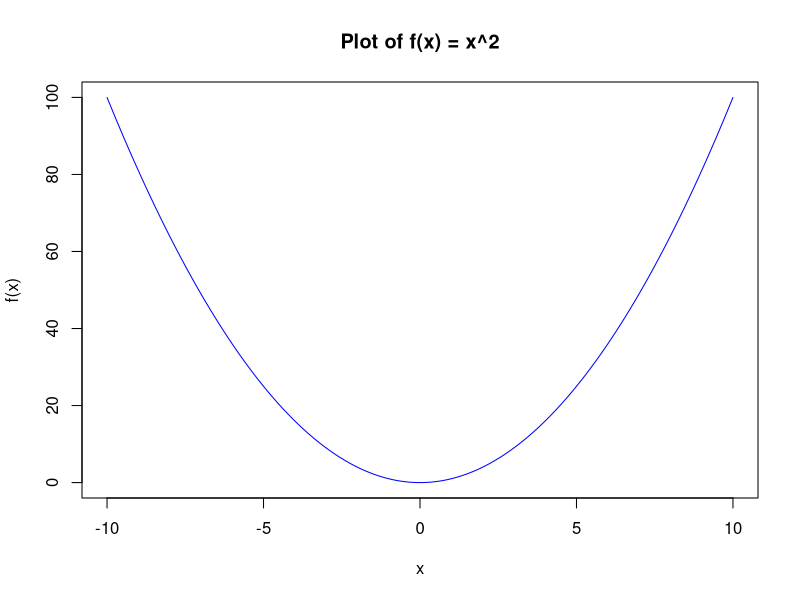
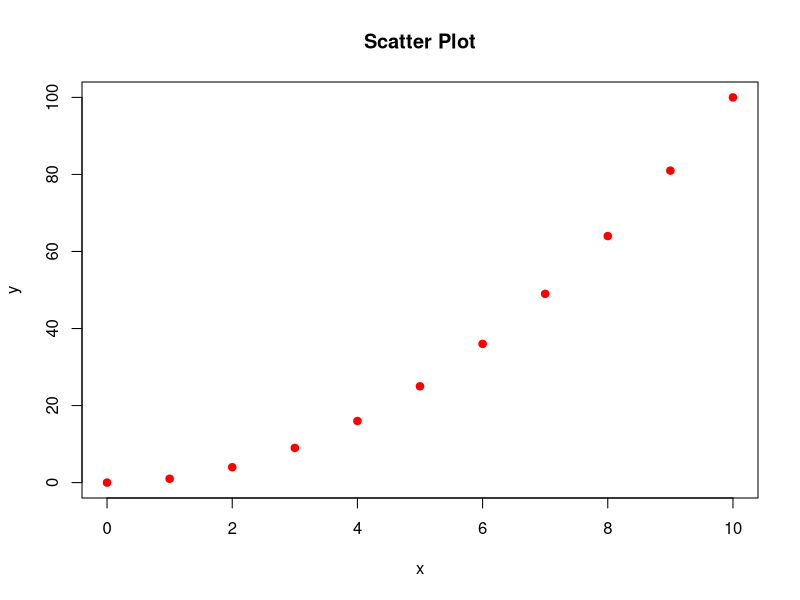
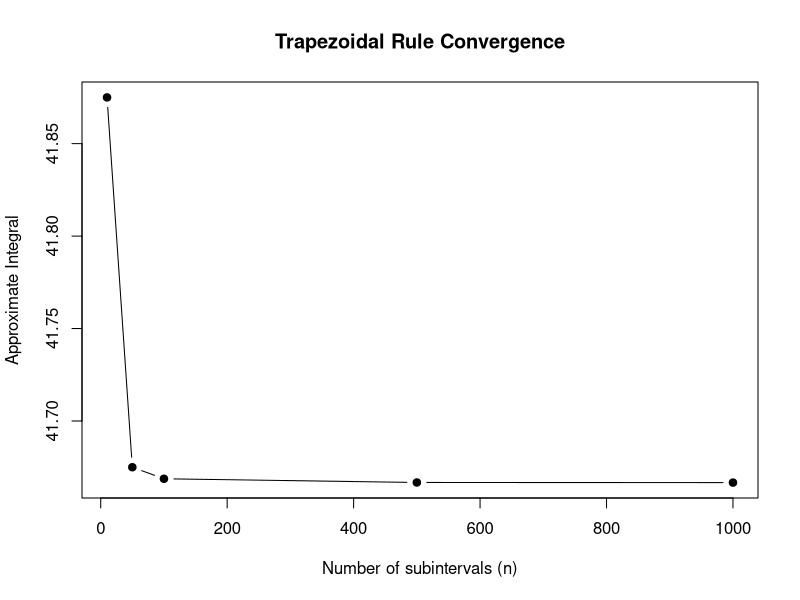
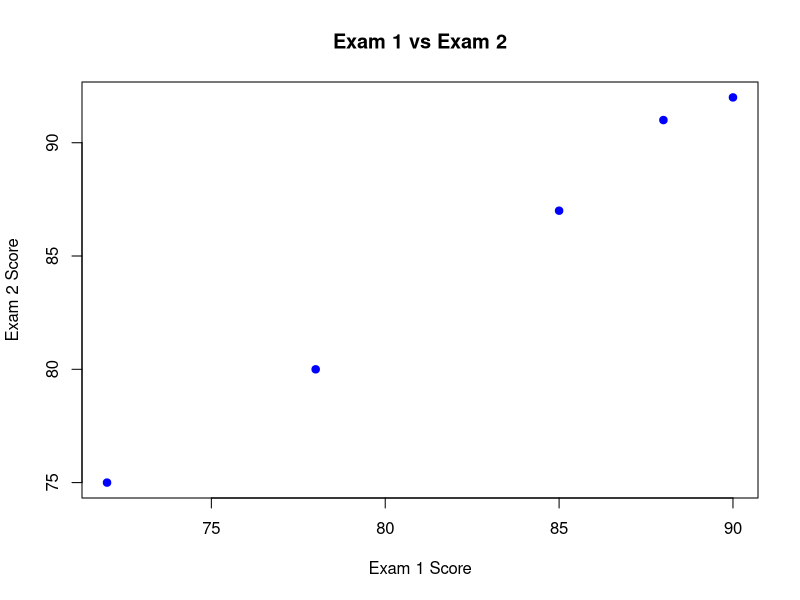
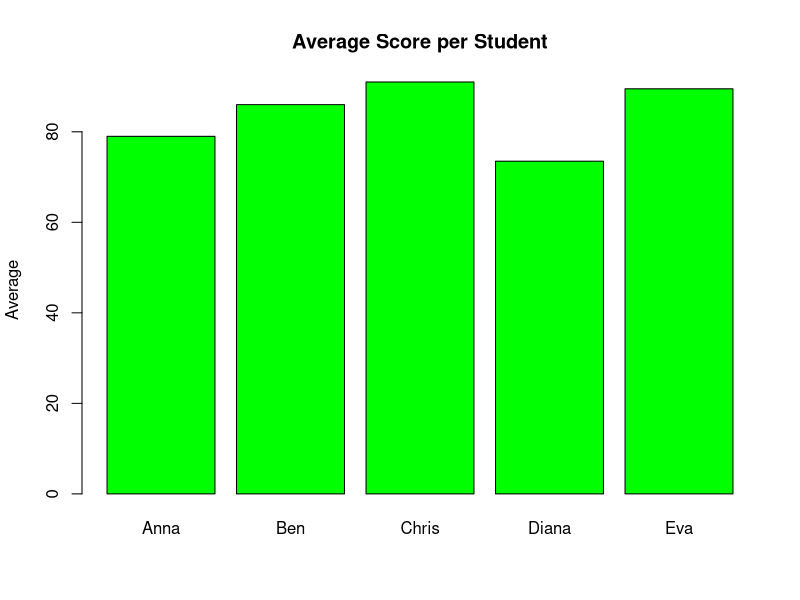
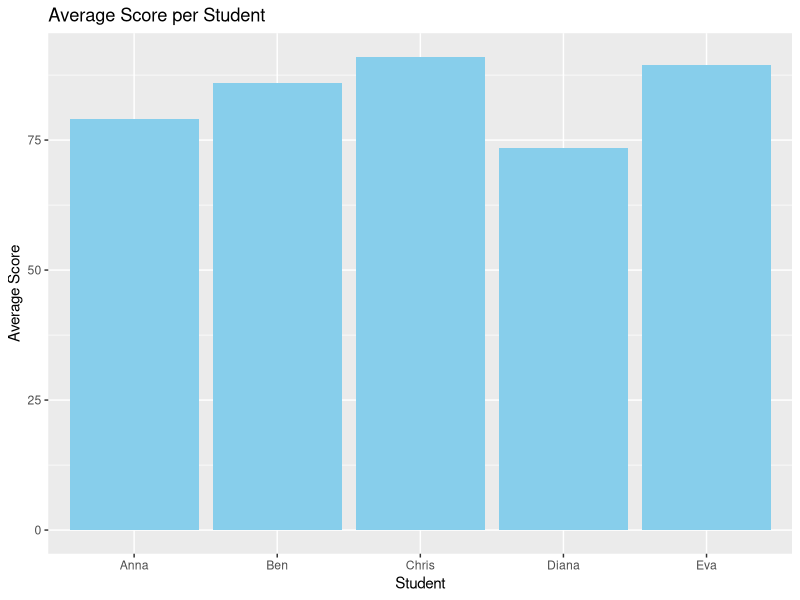
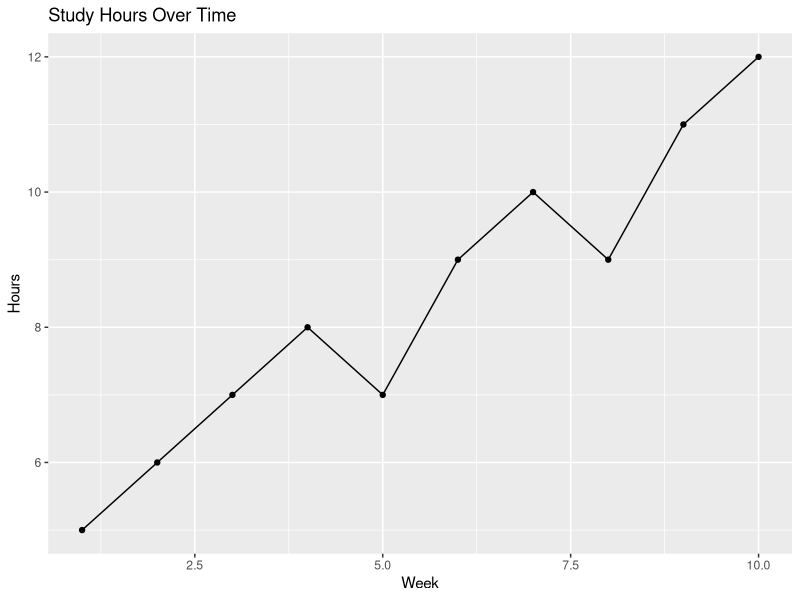
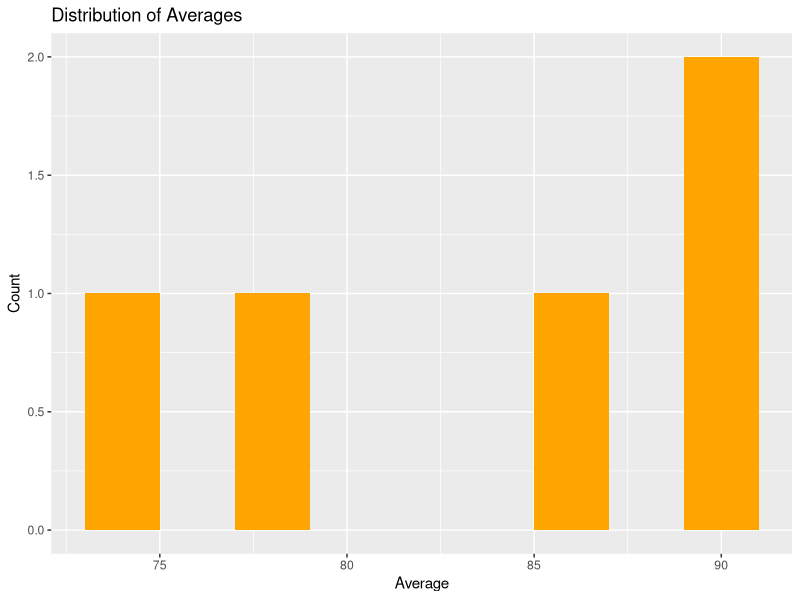

Recreate these plots in R, in order.
############################################################
# Learning R - Lecture Notes & Practice
# Course: Applied Calculus / Numerical Computing
# Description:
# notes and examples from lectures
# while learning the R programming language. Topics include:
# - Basic syntax
# - Variables and vectors
# - Functions
# - Plotting
# - Numerical differentiation & integration
# - Optimization
# - Matrices
############################################################

############################
# 1. BASIC R SYNTAX
############################

# Print text to console
print("Hello, R!")

# Simple calculations
2 + 2
10 - 3
4 * 5
20 / 4
2^3   # power

############################
# 2. VARIABLES
############################

x <- 10
y <- 5

sum_xy <- x + y
diff_xy <- x - y
prod_xy <- x * y
div_xy <- x / y

sum_xy
diff_xy
prod_xy
div_xy

############################
# 3. VECTORS
############################

numbers <- c(1, 2, 3, 4, 5)
numbers

# Access elements
numbers[1]
numbers[3]

# Vector operations
numbers * 2
numbers + 10

# Sequence of numbers
seq1 <- seq(0, 10, by = 1)
seq1

############################
# 4. BASIC FUNCTIONS
############################

mean(numbers)
max(numbers)
min(numbers)
sd(numbers)
sum(numbers)

############################
# 5. WRITING OUR OWN FUNCTIONS
############################

square <- function(x) {
  return(x^2)
}

square(5)
square(10)

# Function for derivative approximation
derivative_approx <- function(f, x, h = 0.0001) {
  (f(x + h) - f(x)) / h
}

############################
# 6. PLOTTING FUNCTIONS
############################

f <- function(x) {
  x^2
}

x_vals <- seq(-10, 10, by = 0.1)
y_vals <- f(x_vals)

plot(x_vals, y_vals,
     type = "l",
     col = "blue",
     main = "Plot of f(x) = x^2",
     xlab = "x",
     ylab = "f(x)")

############################
# 7. NUMERICAL DIFFERENTIATION
############################

derivative_approx(f, 2)
derivative_approx(f, 5)

############################
# 8. NUMERICAL INTEGRATION
############################

trapezoidal_rule <- function(f, a, b, n) {
  h <- (b - a) / n
  x <- seq(a, b, by = h)
  y <- f(x)
  
  integral <- h * (sum(y) - 0.5 * (y[1] + y[length(y)]))
  return(integral)
}

# Integrate f(x) = x^2 from 0 to 5
trapezoidal_rule(f, 0, 5, 100)

############################
# 9. OPTIMIZATION
############################

g <- function(x) {
  (x - 3)^2 + 2
}

result <- optimize(g, interval = c(-10, 10))
result

############################
# 10. MATRICES
############################

A <- matrix(c(1, 2, 3, 4), nrow = 2)
B <- matrix(c(5, 6, 7, 8), nrow = 2)

A
B

A + B
A %*% B

det(A)
solve(A)

############################
# 11. SOLVING SYSTEMS
############################

C <- matrix(c(2, 1, 1, 3), nrow = 2)
d <- c(8, 13)

solve(C, d)

############################
# 12. SIMPLE DATA VISUALIZATION
############################

x <- seq(0, 10, by = 1)
y <- x^2

plot(x, y,
     pch = 19,
     col = "red",
     main = "Scatter Plot",
     xlab = "x",
     ylab = "y")

############################
# 13. USING LOOPS
############################

squares <- numeric()

for (i in 1:10) {
  squares[i] <- i^2
}

squares

############################
# 14. USING IF STATEMENTS
############################

check_number <- function(x) {
  if (x > 0) {
    return("Positive")
  } else if (x < 0) {
    return("Negative")
  } else {
    return("Zero")
  }
}

check_number(10)
check_number(-3)
check_number(0)

############################
# 15. SIMPLE PROJECT
############################
# Investigating how the trapezoidal rule accuracy improves
# as n increases

n_values <- c(10, 50, 100, 500, 1000)
results <- numeric()

for (i in 1:length(n_values)) {
  results[i] <- trapezoidal_rule(f, 0, 5, n_values[i])
}

results

plot(n_values, results,
     type = "b",
     pch = 19,
     main = "Trapezoidal Rule Convergence",
     xlab = "Number of subintervals (n)",
     ylab = "Approximate Integral")


############################################################
# Learning R - Data Frames & Visualization
# Description:
# with data frames and visualization in R
############################################################

############################
# 1. WORKING WITH DATA FRAMES
############################

# Creating a simple data frame
students <- data.frame(
  name = c("Anna", "Ben", "Chris", "Diana", "Eva"),
  exam1 = c(78, 85, 90, 72, 88),
  exam2 = c(80, 87, 92, 75, 91)
)

students

# Structure of data frame
str(students)

# Summary statistics
summary(students)

############################
# 2. ACCESSING DATA
############################

students$name
students$exam1

students[1, ]     # first row
students[, 2]     # second column
students[3, 3]    # row 3, column 3

############################
# 3. ADDING NEW COLUMNS
############################

students$average <- (students$exam1 + students$exam2) / 2
students

############################
# 4. FILTERING DATA
############################

# Students with average >= 85
high_scores <- students[students$average >= 85, ]
high_scores

############################
# 5. SORTING DATA
############################

students_sorted <- students[order(students$average, decreasing = TRUE), ]
students_sorted

############################
# 6. BASIC PLOTS WITH BASE R
############################

plot(students$exam1, students$exam2,
     pch = 19,
     col = "blue",
     main = "Exam 1 vs Exam 2",
     xlab = "Exam 1 Score",
     ylab = "Exam 2 Score")

############################
# 7. BAR CHART
############################

barplot(students$average,
        names.arg = students$name,
        col = "green",
        main = "Average Score per Student",
        ylab = "Average")

############################
# 8. INTRO TO GGPLOT2
############################

# Install once if needed
# install.packages("ggplot2")

library(ggplot2)

ggplot(students, aes(x = name, y = average)) +
  geom_bar(stat = "identity", fill = "skyblue") +
  labs(title = "Average Score per Student",
       x = "Student",
       y = "Average Score")

############################
# 9. LINE PLOT WITH GGPLOT2
############################

weeks <- data.frame(
  week = 1:10,
  study_hours = c(5, 6, 7, 8, 7, 9, 10, 9, 11, 12)
)

ggplot(weeks, aes(x = week, y = study_hours)) +
  geom_line() +
  geom_point() +
  labs(title = "Study Hours Over Time",
       x = "Week",
       y = "Hours")

############################
# 10. HISTOGRAM
############################

ggplot(students, aes(x = average)) +
  geom_histogram(binwidth = 2, fill = "orange") +
  labs(title = "Distribution of Averages",
       x = "Average",
       y = "Count")

############################
# 11. SIMPLE DATA CLEANING
############################

raw_data <- data.frame(
  value = c(10, 12, NA, 15, 14, NA, 18)
)

raw_data

clean_data <- na.omit(raw_data)
clean_data

############################
# 12. USING APPLY FUNCTIONS
############################

exam_scores <- students[, c("exam1", "exam2")]

apply(exam_scores, 1, mean)
apply(exam_scores, 2, mean)

############################
# 13. SIMPLE MINI PROJECT
############################
# Simulate random data and analyze it

set.seed(123)

sim_data <- data.frame(
  group = rep(c("A", "B"), each = 50),
  value = c(rnorm(50, mean = 10, sd = 2),
            rnorm(50, mean = 12, sd = 2))
)

summary(sim_data)

ggplot(sim_data, aes(x = group, y = value)) +
  geom_boxplot(fill = "lightblue") +
  labs(title = "Comparison of Two Groups",
       x = "Group",
       y = "Value")

############################
# 1. BASIC STATISTICS
############################

data <- c(4, 7, 10, 12, 15, 18, 21, 24)

mean(data)
median(data)
var(data)
sd(data)
min(data)
max(data)

############################
# 2. QUANTILES
############################

quantile(data)
quantile(data, probs = c(0.25, 0.5, 0.75))

############################
# 3. RANDOM NUMBERS
############################

set.seed(1)

runif(10)        # uniform distribution
rnorm(10)        # normal distribution
rpois(10, 3)     # poisson distribution

############################
# 4. VISUALIZING DISTRIBUTIONS
############################

hist(rnorm(1000),
     main = "Normal Distribution",
     col = "lightblue")

hist(runif(1000),
     main = "Uniform Distribution",
     col = "lightgreen")

############################
# 5. SAMPLING
############################

population <- 1:100
sample(population, 10)
sample(population, 10, replace = TRUE)

############################
# 6. CONFIDENCE INTERVAL (BASIC)
############################

sample_data <- rnorm(30, mean = 50, sd = 5)

x_bar <- mean(sample_data)
s <- sd(sample_data)
n <- length(sample_data)

error <- qt(0.975, df = n-1) * s / sqrt(n)

lower <- x_bar - error
upper <- x_bar + error

lower
upper

############################
# 7. T-TEST
############################

group1 <- rnorm(30, mean = 10, sd = 2)
group2 <- rnorm(30, mean = 11, sd = 2)

t.test(group1, group2)

############################
# 8. CORRELATION
############################

x <- rnorm(50)
y <- x + rnorm(50)

cor(x, y)

plot(x, y,
     main = "Correlation Example")

############################
# 9. LINEAR REGRESSION
############################

model <- lm(y ~ x)
summary(model)

plot(x, y)
abline(model)

############################
# 10. BOOTSTRAP SIMULATION
############################

data <- rnorm(100, mean = 5, sd = 2)

bootstrap_means <- numeric(1000)

for (i in 1:1000) {
  sample_data <- sample(data, replace = TRUE)
  bootstrap_means[i] <- mean(sample_data)
}

hist(bootstrap_means,
     main = "Bootstrap Means",
     col = "orange")

############################
# 11. MONTE CARLO ESTIMATION OF PI
############################

n <- 10000
x <- runif(n)
y <- runif(n)

inside <- (x^2 + y^2) <= 1
pi_estimate <- 4 * mean(inside)

pi_estimate

############################
# 12. MINI PROJECT
############################
# Simulate exam scores and analyze

set.seed(42)

scores <- data.frame(
  math = rnorm(100, mean = 75, sd = 10),
  physics = rnorm(100, mean = 70, sd = 12)
)

summary(scores)

cor(scores$math, scores$physics)

plot(scores$math, scores$physics,
     main = "Math vs Physics Scores",
     xlab = "Math",
     ylab = "Physics")

